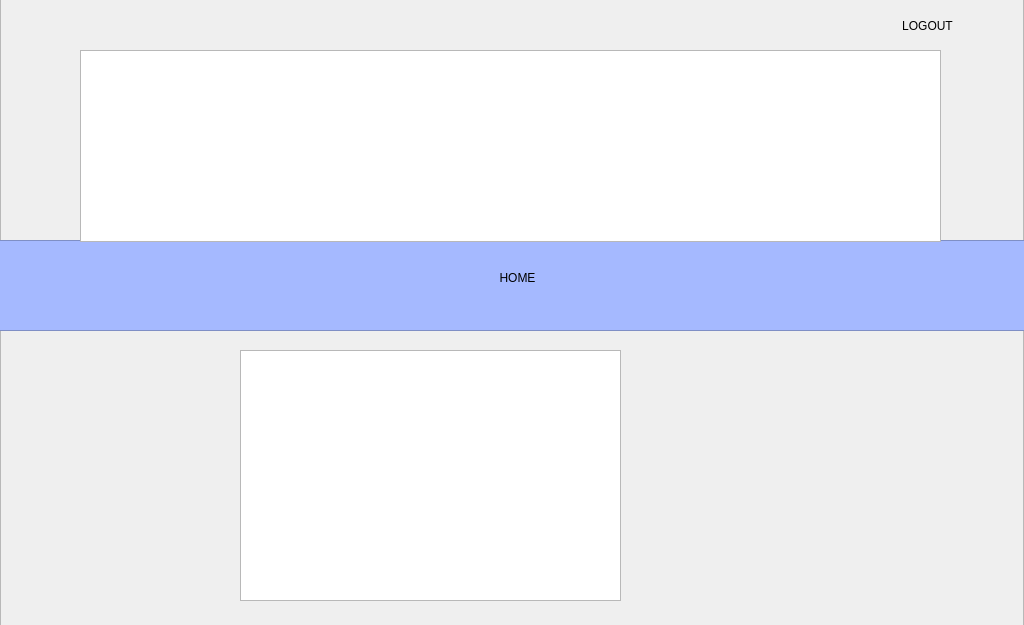
<?xml version="1.0" encoding="UTF-8"?>
<ui version="4.0">
 <class>createGroup</class>
 <widget class="QMainWindow" name="createGroup">
  <property name="geometry">
   <rect>
    <x>0</x>
    <y>0</y>
    <width>1024</width>
    <height>625</height>
   </rect>
  </property>
  <property name="windowTitle">
   <string>Assign Project</string>
  </property>
  <widget class="QWidget" name="centralWidget">
   <widget class="QGraphicsView" name="graphicsView_3">
    <property name="enabled">
     <bool>false</bool>
    </property>
    <property name="geometry">
     <rect>
      <x>0</x>
      <y>-10</y>
      <width>1024</width>
      <height>645</height>
     </rect>
    </property>
    <property name="styleSheet">
     <string notr="true">background-image: url(:/Login1/Abstract-wallpaper-for-PC-87 (1).jpg);</string>
    </property>
   </widget>
   <widget class="QPushButton" name="pushButton_3">
    <property name="geometry">
     <rect>
      <x>890</x>
      <y>10</y>
      <width>75</width>
      <height>31</height>
     </rect>
    </property>
    <property name="styleSheet">
     <string notr="true">font: 75 10pt &quot;Segoe Print&quot;;</string>
    </property>
    <property name="text">
     <string>LOGOUT</string>
    </property>
    <property name="flat">
     <bool>true</bool>
    </property>
   </widget>
   <widget class="QGraphicsView" name="graphicsView">
    <property name="geometry">
     <rect>
      <x>80</x>
      <y>50</y>
      <width>861</width>
      <height>192</height>
     </rect>
    </property>
    <property name="styleSheet">
     <string notr="true">background-image: url(:/Login1/logo.png);</string>
    </property>
   </widget>
   <widget class="QPushButton" name="pushButton_7">
    <property name="geometry">
     <rect>
      <x>480</x>
      <y>260</y>
      <width>75</width>
      <height>36</height>
     </rect>
    </property>
    <property name="sizePolicy">
     <sizepolicy hsizetype="Minimum" vsizetype="Fixed">
      <horstretch>21</horstretch>
      <verstretch>0</verstretch>
     </sizepolicy>
    </property>
    <property name="contextMenuPolicy">
     <enum>Qt::PreventContextMenu</enum>
    </property>
    <property name="acceptDrops">
     <bool>true</bool>
    </property>
    <property name="layoutDirection">
     <enum>Qt::LeftToRight</enum>
    </property>
    <property name="styleSheet">
     <string notr="true">font: 75 12pt &quot;Segoe Print&quot;;</string>
    </property>
    <property name="text">
     <string>HOME</string>
    </property>
    <property name="autoDefault">
     <bool>false</bool>
    </property>
    <property name="default">
     <bool>false</bool>
    </property>
    <property name="flat">
     <bool>true</bool>
    </property>
   </widget>
   <widget class="QGraphicsView" name="graphicsView_2">
    <property name="geometry">
     <rect>
      <x>-10</x>
      <y>240</y>
      <width>1041</width>
      <height>91</height>
     </rect>
    </property>
    <property name="styleSheet">
     <string notr="true">background-color: rgb(165, 185, 255);</string>
    </property>
   </widget>
   <widget class="QTableView" name="table">
    <property name="geometry">
     <rect>
      <x>240</x>
      <y>350</y>
      <width>381</width>
      <height>251</height>
     </rect>
    </property>
   </widget>
   <zorder>graphicsView_3</zorder>
   <zorder>graphicsView_2</zorder>
   <zorder>pushButton_7</zorder>
   <zorder>pushButton_3</zorder>
   <zorder>graphicsView</zorder>
   <zorder>table</zorder>
  </widget>
 </widget>
 <layoutdefault spacing="6" margin="11"/>
 <tabstops>
  <tabstop>pushButton_7</tabstop>
  <tabstop>pushButton_3</tabstop>
  <tabstop>graphicsView_2</tabstop>
  <tabstop>graphicsView</tabstop>
  <tabstop>graphicsView_3</tabstop>
 </tabstops>
 <resources>
  <include location="login1.qrc"/>
 </resources>
 <connections>
  <connection>
   <sender>pushButton_7</sender>
   <signal>clicked()</signal>
   <receiver>createGroup</receiver>
   <slot>buttonPressToHome()</slot>
   <hints>
    <hint type="sourcelabel">
     <x>255</x>
     <y>260</y>
    </hint>
    <hint type="destinationlabel">
     <x>257</x>
     <y>0</y>
    </hint>
   </hints>
  </connection>
  <connection>
   <sender>pushButton_7</sender>
   <signal>clicked()</signal>
   <receiver>createGroup</receiver>
   <slot>goHome()</slot>
   <hints>
    <hint type="sourcelabel">
     <x>529</x>
     <y>281</y>
    </hint>
    <hint type="destinationlabel">
     <x>477</x>
     <y>0</y>
    </hint>
   </hints>
  </connection>
  <connection>
   <sender>pushButton_3</sender>
   <signal>clicked()</signal>
   <receiver>createGroup</receiver>
   <slot>logout()</slot>
   <hints>
    <hint type="sourcelabel">
     <x>932</x>
     <y>22</y>
    </hint>
    <hint type="destinationlabel">
     <x>907</x>
     <y>0</y>
    </hint>
   </hints>
  </connection>
 </connections>
 <slots>
  <slot>buttonPressToHome()</slot>
  <slot>goToAccom()</slot>
  <slot>goHome()</slot>
  <slot>logout()</slot>
 </slots>
</ui>
